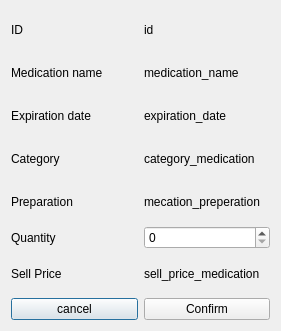
<?xml version="1.0" encoding="UTF-8"?>
<ui version="4.0">
 <class>Dialog</class>
 <widget class="QDialog" name="Dialog">
  <property name="geometry">
   <rect>
    <x>0</x>
    <y>0</y>
    <width>281</width>
    <height>331</height>
   </rect>
  </property>
  <property name="windowTitle">
   <string>Dialog</string>
  </property>
  <layout class="QGridLayout" name="gridLayout">
   <item row="0" column="0">
    <widget class="QLabel" name="Id">
     <property name="text">
      <string>ID</string>
     </property>
    </widget>
   </item>
   <item row="0" column="1">
    <widget class="QLabel" name="id_mecine">
     <property name="text">
      <string>id</string>
     </property>
    </widget>
   </item>
   <item row="1" column="0">
    <widget class="QLabel" name="label_2">
     <property name="text">
      <string>Medication name</string>
     </property>
    </widget>
   </item>
   <item row="1" column="1">
    <widget class="QLabel" name="medication_name">
     <property name="text">
      <string>medication_name</string>
     </property>
    </widget>
   </item>
   <item row="2" column="0">
    <widget class="QLabel" name="label_3">
     <property name="text">
      <string>Expiration date</string>
     </property>
    </widget>
   </item>
   <item row="2" column="1">
    <widget class="QLabel" name="medication_expiration_date">
     <property name="text">
      <string>expiration_date</string>
     </property>
    </widget>
   </item>
   <item row="3" column="0">
    <widget class="QLabel" name="label_5">
     <property name="text">
      <string>Category</string>
     </property>
    </widget>
   </item>
   <item row="3" column="1">
    <widget class="QLabel" name="category_medication">
     <property name="text">
      <string>category_medication</string>
     </property>
    </widget>
   </item>
   <item row="4" column="0">
    <widget class="QLabel" name="label_7">
     <property name="text">
      <string>Preparation</string>
     </property>
    </widget>
   </item>
   <item row="4" column="1">
    <widget class="QLabel" name="mecation_preperation">
     <property name="text">
      <string>mecation_preperation</string>
     </property>
    </widget>
   </item>
   <item row="5" column="0">
    <widget class="QLabel" name="label_4">
     <property name="text">
      <string>Quantity</string>
     </property>
    </widget>
   </item>
   <item row="5" column="1">
    <widget class="QSpinBox" name="quantity_box"/>
   </item>
   <item row="6" column="0">
    <widget class="QLabel" name="label_6">
     <property name="text">
      <string>Sell Price</string>
     </property>
    </widget>
   </item>
   <item row="6" column="1">
    <widget class="QLabel" name="sell_price_medication">
     <property name="text">
      <string>sell_price_medication</string>
     </property>
    </widget>
   </item>
   <item row="7" column="0">
    <widget class="QPushButton" name="cancel_medication_button">
     <property name="maximumSize">
      <size>
       <width>130</width>
       <height>16777215</height>
      </size>
     </property>
     <property name="text">
      <string>cancel</string>
     </property>
    </widget>
   </item>
   <item row="7" column="1">
    <widget class="QPushButton" name="add_medication_button">
     <property name="maximumSize">
      <size>
       <width>130</width>
       <height>16777215</height>
      </size>
     </property>
     <property name="text">
      <string>Confirm</string>
     </property>
    </widget>
   </item>
  </layout>
 </widget>
 <resources/>
 <connections/>
</ui>
